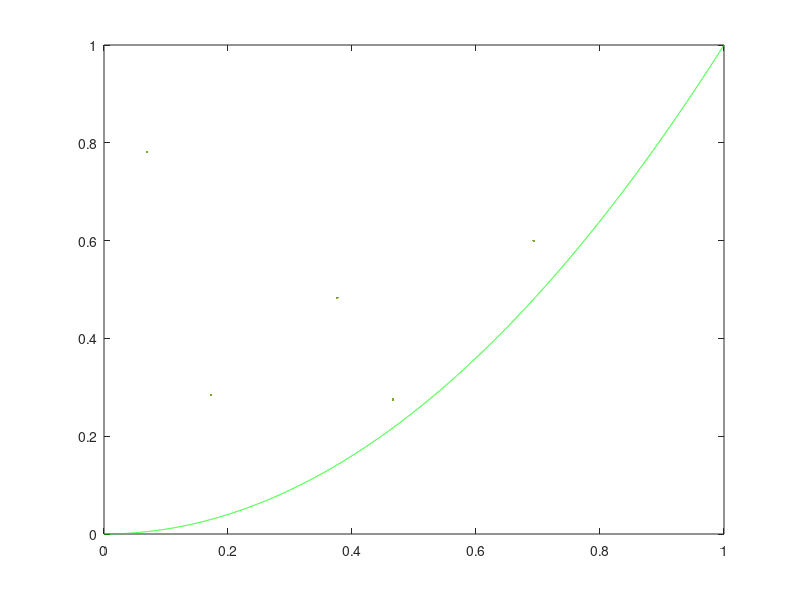

This chart was generated by the following MATLAB code:
clear

x=0:.0001:1;
y=x.^2;
plot(x,y,'g')

hold on
    Nrand =input('How Many Random Numbers ');
    NInside=0;
    for i=1:Nrand
        Xrand(i)=rand;
        Yrand(i)=rand;
        plot(Xrand,Yrand,'.')

        axis tight
        M(i)=getframe;

        if(Yrand(i)<= (Xrand(i))^2)
            NInside = NInside +1;
        end
    end
    disp(['Total Generated: ' num2str(Nrand) ' Inside Pts: ' ...
        num2str(NInside)]);
    Areapprox=NInside/Nrand;
    disp(['Approximated area: ' num2str(Areapprox)]);
    
    